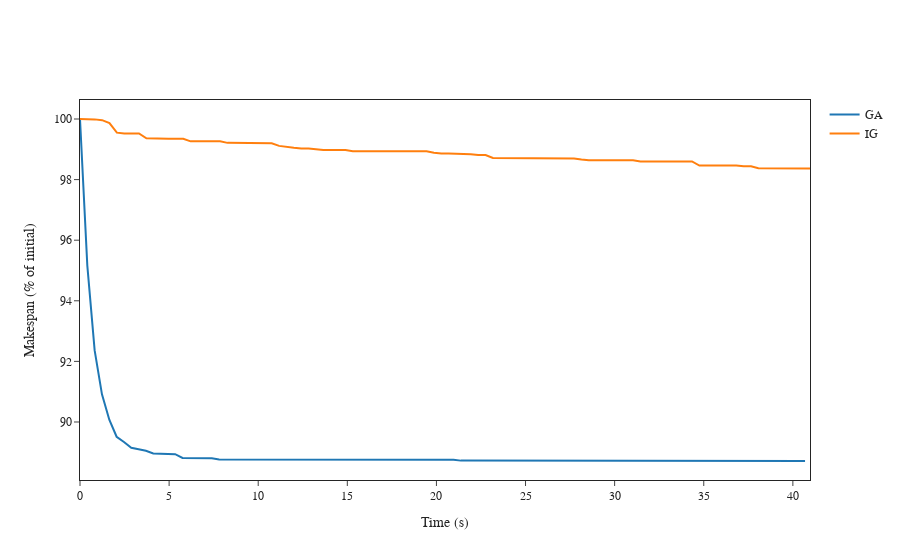

The notebook cell saved with this chart:
### Code cell
size = "n120m8"
fig = plot_convergence(
    ["../solutions/improvement/ga/all/", 
     "../solutions/improvement/ig/all/"],
    num_windows=100,
    size=size
)

fig.show()

if SAVE_IMAGE:
    save_convergence_image(fig, size)
